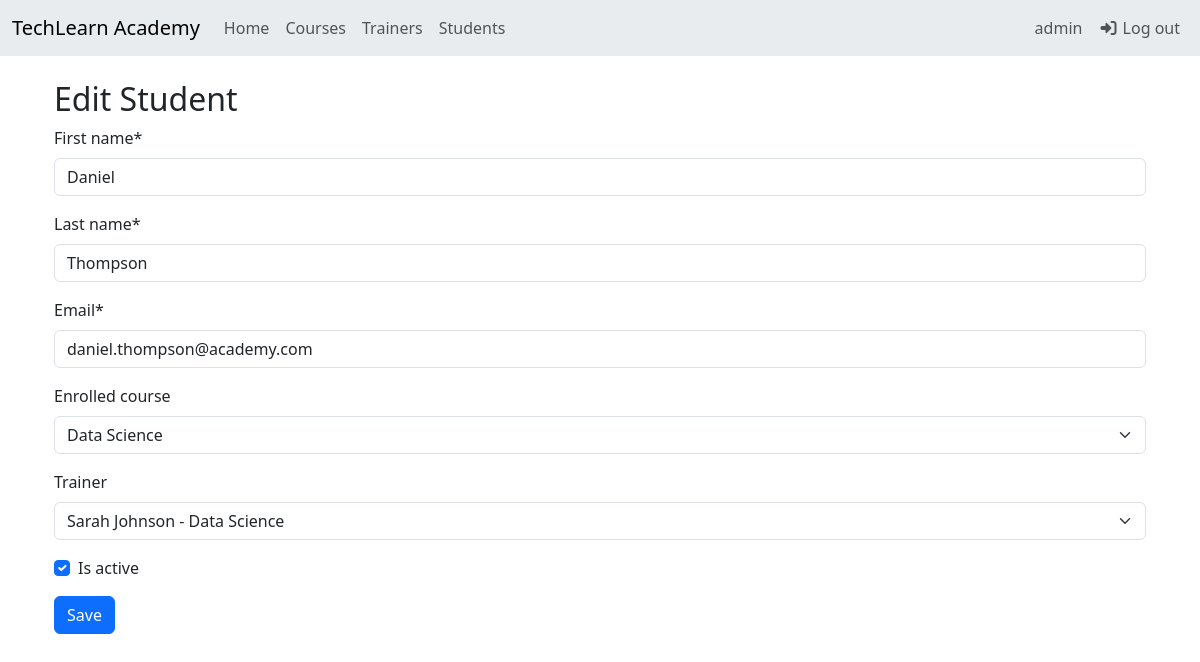
The app's page /academy/students/6/edit/ (signed in) with its own data.
### academy/models.py (models this page shows, shortened)
class Student(models.Model):
    first_name = models.CharField(max_length=50)
    last_name = models.CharField(max_length=50)
    email = models.EmailField(unique=True)
    enrolled_course = models.ForeignKey(Course, on_delete=models.SET_NULL, blank=True, null=True)
    trainer = models.ForeignKey(Trainer, on_delete=models.SET_NULL, blank=True, null=True)
    is_active = models.BooleanField(default=True)

class Trainer(models.Model):
    photo = models.ImageField(upload_to='images', blank=True, null=True)
    first_name = models.CharField(max_length=50)
    last_name = models.CharField(max_length=50)
    email = models.EmailField(unique=True)
    expertise = models.ForeignKey(Course, on_delete=models.SET_NULL, blank=True, null=True)
    def __str__(self):
        return f'{self.first_name} {self.last_name} - {self.expertise}'

### academy/views.py (the view)
# urls.py: path('students/<int:id>/edit/', views.edit_student, name='edit_student'),
@login_required
@permission_required('academy.edit_student', raise_exception=True)
def edit_student(request, id):
    student = get_object_or_404(Student, id=id)
    if request.method == 'POST':
        form = StudentForm(request.POST, instance=student)
        if form.is_valid():
            form.save()
            return redirect('students')
    form = StudentForm(instance=student)
    context = {
        'form': form,
        'student': student
    }
    return render(request, 'students/edit_student.html', context)

### academy/forms.py
class StudentForm(forms.ModelForm):
    class Meta:
        model = Student
        fields = '__all__'

### academy/models.py (called while the page is built)
    def __str__(self):
        return self.name

### templates/students/edit_student.html (shortened to what this page needs)
{% extends 'home.html' %}
{% load crispy_forms_tags %}
{% block content %}
<div class="container pt-4 px-4">
    <h2>Edit Student</h2>
    <form action="{% url 'edit_student' student.id %}" method="post">
        {{ form|crispy }}
        <button class="btn btn-primary" type="submit">Save</button>
    </form>
</div>
{% endblock %}

### templates/home.html (shortened to what this page needs)
{% load static %}
<!DOCTYPE html>
<html lang="en">
    <head>
        <link href="https://cdn.jsdelivr.net/npm/bootstrap@5.3.8/dist/css/bootstrap.min.css" rel="stylesheet"
>
        <link rel="stylesheet" href="https://cdnjs.cloudflare.com/ajax/libs/font-awesome/7.0.1/css/all.min.css"
 />
    </head>
    <body>
        <nav class="navbar sticky-top navbar-expand-lg bg-body-secondary">
            <div class="container-fluid">
                <a class="navbar-brand" href="{% url 'home' %}">TechLearn Academy</a>
                <div class="collapse navbar-collapse" id="navbarNav">
                    <ul class="navbar-nav me-auto">
                        <li class="nav-item">
                            <a class="nav-link" href="{% url 'home' %}">Home</a>
                        </li>
                        <li class="nav-item">
                            <a class="nav-link" href="{% url 'courses' %}">Courses</a>
                        </li>
                        <li class="nav-item">
                            <a class="nav-link" href="{% url 'trainers' %}">Trainers</a>
                        </li>
                        <li class="nav-item">
                            <a class="nav-link" href="{% url 'students' %}">Students</a>
                        </li>
                    </ul>
                    <ul class="navbar-nav">
                        {% if not user.is_authenticated %}
                        <li class="nav-item">
                            <a class="nav-link btn btn-light" href="{% url 'login' %}">
                                <i class="fa-solid fa-right-to-bracket"></i> Log in</a>
                        </li>
                        <li class="nav-item">
                            <a class="nav-link btn btn-light" href="{% url 'register' %}">
                                <i class="fa-solid fa-user"></i> Sign up</a>
                        </li>
                        {% else %}
                        <span class="navbar-text me-2">{{ user }}</span>
                        <li class="nav-item">
                            <a class="nav-link btn btn-light" href="{% url 'logout' %}">
                                <i class="fa-solid fa-right-to-bracket"></i> Log out</a>
                        </li>
                        {% endif %}
                    </ul>
                </div>
            </div>
        </nav>
        {% block content %}{% endblock %}
    </body>
</html>

### records on screen
Student: first_name "Daniel", last_name "Thompson", email "daniel.thompson@academy.com", enrolled_course "Data Science", trainer "Sarah Johnson - Data Science", is_active "☑"

### other values on screen
{{ user }} "admin"
